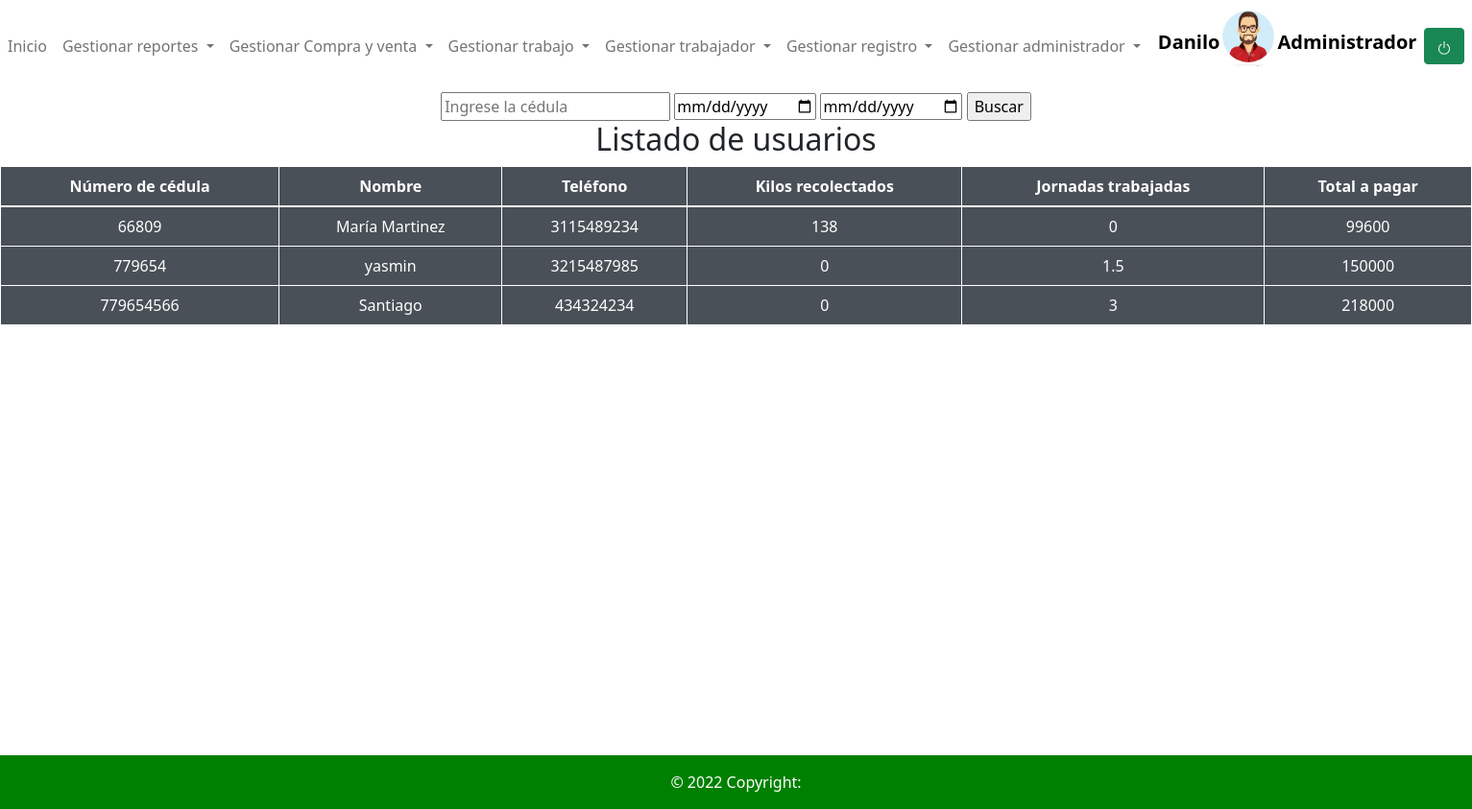
Screenshot of /ver_reporte_trabajo_entre_fechas.php (signed in) with the database file from the repository.
### tables this page shows
CREATE TABLE `tbltrabajador` (
  `idtrabajador` int(11) NOT NULL,
  `nombre` varchar(50) NOT NULL,
  `telefono` varchar(50) NOT NULL
);

### ver_reporte_trabajo_entre_fechas.php (the view, shortened to what this page needs)
<?php
if ($_SESSION['usuario']){
    ?>
    <!DOCTYPE html>
    <html lang="en">
    <head>
        <link href="https://cdn.jsdelivr.net/npm/bootstrap@5.1.3/dist/css/bootstrap.min.css" rel="stylesheet">
    </head>
    <body>
        <?php
        require("navar.php");
        ?>
        <form action="ver_reporte_trabajo_entre_fechas.php" method="POST">
        <center>
        <input type="text" name="busqueda" placeholder="Ingrese la cédula ">
            <input type="date" name="fechainicial" placeholder="ingre el dato1">
            <input type="date" name="fechafinal" placeholder="ingre el dato2">
            <input type="submit" name="buscar" value="Buscar">
            </center>
        </form>
                    <center>
                        <h2 class="text">Listado de usuarios</h2>
                    </center>
                    <?php
                    require("conexion.php");
$query = "SELECT tbltrabajador.idtrabajador,
tbltrabajador.nombre,tbltrabajador.telefono,tbltipotrabajo.descripcion,tblprecio.precio,
sum(tbltrabajo.cantidad_kilos) AS kilos,
sum(tbljornada.tipojornada) AS jornada,
SUM((tbljornada.tipojornada*tblprecio.precio )+(tblprecio.precio*tbltrabajo.cantidad_kilos)) AS 'total'
FROM tbltrabajador INNER JOIN tbltrabajadorxtrabajo
ON tbltrabajador.idtrabajador=tbltrabajadorxtrabajo.idtrabajador
INNER JOIN tbltrabajo ON tbltrabajadorxtrabajo.idtrabajo=tbltrabajo.idtrabajo
INNER JOIN tbltipotrabajo ON tbltrabajo.idtipotrabajo=tbltipotrabajo.idtipotrabajo
INNER JOIN tbljornada ON tbltrabajo.idjornada=tbljornada.idjornada
INNER JOIN tblprecio ON tbltipotrabajo.idtipotrabajo=tblprecio.id_tipotrabajo    WHERE  tbltrabajo.fecha >= tblprecio.fecha AND IF(tblprecio.fecha_fin!='0000-00-00',tbltrabajo.fecha<tblprecio.fecha_fin,TRUE)
GROUP BY tbltrabajador.idtrabajador; ";
                    $resultado = mysqli_query($conexion, $query);
                    ?>
                    <table class="table table-bordered border-white">
                        <thead>
                            <tr>
                                <th class="text-center">Número de cédula</th>
                                <th class="text-center">Nombre</th>
                                <th class="text-center">Teléfono</th>
                                <th class="text-center"> Kilos recolectados</th>
                                <th class="text-center"> Jornadas trabajadas</th>
                                <th class="text-center">Total a pagar</th>
                            </tr>
                        </thead>
                        <tbody>
                            <?php
                  while ($row = $resultado->fetch_assoc()) {
                            ?>
                                <tr>
                                    <td class="text-center"><?php echo $row['idtrabajador']; ?></td>
                                    <td class="text-center"><?php echo $row['nombre']; ?></td>
                                    <td class="text-center"><?php echo $row['telefono']; ?></td>
                                    <td class="text-center"><?php echo $row['kilos']; ?></td>
                                    <td class="text-center"><?php echo $row['jornada']; ?></td>
                                    <td class="text-center"><?php echo $row['total']; ?></td>
                                </tr>
                            <?php
                            }
                            ?>
                        </tbody>
                    </table><br><br><br><br><br><br><br><br><br><br><br><br><br><br><br><br>
                    <?php
require("footer.php");
?>
    </body>
    </html>
    <?php
    }else{
      header("location:index.php");
  }?>

### ver_reporte_trabajo_entre_fechas.php (style rules this page uses)
.table-bordered { --bs-table-bg: #495057; --bs-table-striped-bg: #2c3034; --bs-table-striped-color: #fff; --bs-table-active-bg: #373b3e; --bs-table-active-color: #fff; --bs-table-hover-bg: #323539; --bs-table-hover-color: #fff; color: #fff; border-color: #373b3e; }

### rows the page displays
tbltrabajador: idtrabajador "66809", nombre "María Martinez", telefono "3115489234", kilos "138", jornada "0", total "99600"
tbltrabajador: idtrabajador "779654", nombre "yasmin", telefono "3215487985", kilos "0", jornada "1.5", total "150000"
tbltrabajador: idtrabajador "779654566", nombre "Santiago", telefono "434324234", kilos "0", jornada "3", total "218000"

### other values shown
$_SESSION['nombre'] "Danilo"
